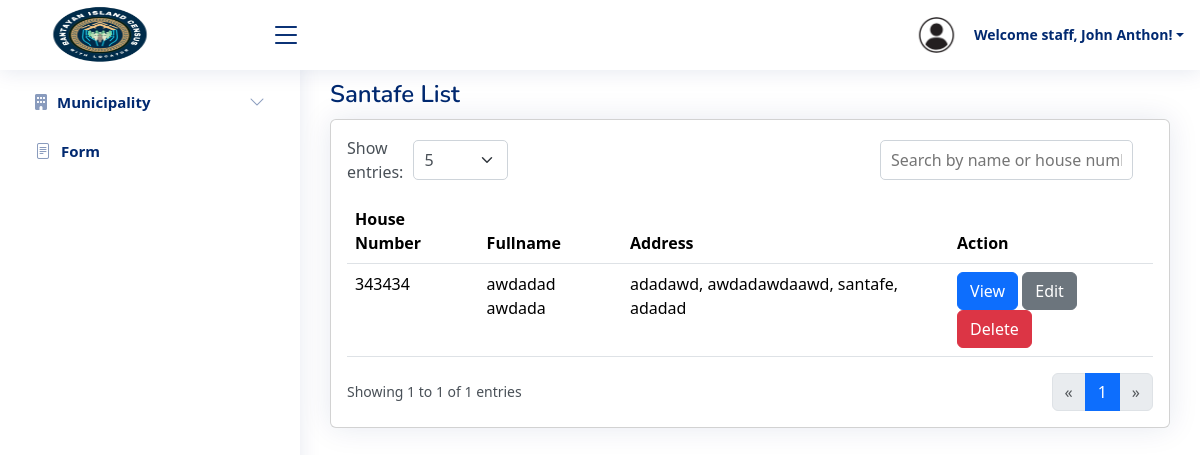
/staffsantafe/santafe.php (signed in), run on the app's committed database.
### tables this page shows
CREATE TABLE `barangay_census` (
  `id` int(11) NOT NULL,
  `house_number` varchar(250) NOT NULL,
  `last_name` varchar(255) DEFAULT NULL,
  `first_name` varchar(255) DEFAULT NULL,
  `middle_name` varchar(255) DEFAULT NULL,
  `street` varchar(255) DEFAULT NULL,
  `barangay` varchar(255) DEFAULT NULL,
  `municipality` enum('madridejos','bantayan','santafe') DEFAULT NULL,
  `province` varchar(255) DEFAULT NULL,
  `residence_status` enum('owner','boarder') DEFAULT NULL,
  `length_of_stay` varchar(255) DEFAULT NULL,
  `provincial_address` text DEFAULT NULL,
  `sex` enum('male','female') DEFAULT NULL,
  `civil_status` enum('single','married','widower','separated') DEFAULT NULL,
  `date_of_birth` date DEFAULT NULL,
  `place_of_birth` varchar(255) DEFAULT NULL,
  `height` decimal(5,2) DEFAULT NULL,
  `weight` decimal(5,1) DEFAULT NULL,
  `contact_number` varchar(255) DEFAULT NULL,
  `religion` varchar(255) DEFAULT NULL,
  `elementary_school` varchar(255) DEFAULT NULL,
  `elementary_address` varchar(255) DEFAULT NULL,
  `highschool` varchar(255) DEFAULT NULL,
  `highschool_address` varchar(255) DEFAULT NULL,
  `vocational_school` varchar(255) DEFAULT NULL,
  `vocational_address` varchar(255) DEFAULT NULL,
  `college` varchar(255) DEFAULT NULL,
  `college_address` varchar(255) DEFAULT NULL,
  `employment_duration` varchar(255) DEFAULT NULL,
  `employer_name` varchar(255) DEFAULT NULL,
  `employer_address` varchar(255) DEFAULT NULL,
  `occupant_name` varchar(255) DEFAULT NULL,
  `occupant_position` varchar(255) DEFAULT NULL,
  `occupant_age` int(11) DEFAULT NULL,
  `occupant_birth_date` date DEFAULT NULL,
  `occupant_civil_status` enum('single','married','widower','separated') DEFAULT NULL,
  `occupant_occupation` varchar(255) DEFAULT NULL,
  `location` varchar(255) NOT NULL
);

### staffsantafe/santafe.php (the view, shortened to what this page needs)
<?php
include 'header.php';
include '../database/db_connect.php';
$limit = isset($_GET['limit']) ? (int)$_GET['limit'] : 5;
$page = isset($_GET['page']) ? (int)$_GET['page'] : 1;
$offset = ($page - 1) * $limit;
$sql = "SELECT house_number, CONCAT(first_name, ' ', last_name) AS fullname, CONCAT(street, ', ', barangay, ', ', municipality, ', ', province) AS address
        FROM barangay_census
        WHERE municipality = 'santafe'
        LIMIT $limit OFFSET $offset";
$result = $conn->query($sql);
$count_sql = "SELECT COUNT(*) AS total FROM barangay_census WHERE municipality = 'santafe'";
$count_result = $conn->query($count_sql);
$total_rows = $count_result->fetch_assoc()['total'];
$total_pages = ceil($total_rows / $limit);
$start_entry = $offset + 1;
$end_entry = min($offset + $limit, $total_rows);
?>
     <link rel="stylesheet" href="https://cdnjs.cloudflare.com/ajax/libs/font-awesome/6.0.0-beta3/css/all.min.css">
     <link rel="stylesheet" href="assets/vendor/bootstrap/css/bootstrap.min.css">
     <link href="assets/css/mark.css" rel="stylesheet">
<main id="main" class="main">
<div class="pagetitle">
    <h1>Santafe List</h1>
  </div>
  <section class="sections">
    <div class="row">
      <div class="col-lg-12">
        <div class="card">
          <div class="card-body">
          <div class="table-controls">
    <div class="show-entries">
        <label for="entriesPerPage">Show entries:</label>
        <select id="entriesPerPage" class="form-select">
            <option value="5" <?= $limit == 5 ? 'selected' : '' ?>>5</option>
        </select>
    </div>
    <div class="search-container">
        <input type="text" id="searchInput" placeholder="Search by name or house number" />
    </div>
</div>
            <table id="dataTable" class="table datatable">
        <thead>
            <tr>
                <th>House Number</th>
                <th>Fullname</th>
                <th>Address</th>
                <th>Action</th>
            </tr>
        </thead>
        <tbody>
        <?php
        if ($result->num_rows > 0) {
            while ($row = $result->fetch_assoc()) {
                echo "<tr>
                        <td>{$row['house_number']}</td>
                        <td>{$row['fullname']}</td>
                        <td>{$row['address']}</td>
                        <td>
                            <a href='#' data-house-number='{$row['house_number']}' class='btn btn-primary view-btn'>View</a>
                            <a href='#' data-house-number='{$row['house_number']}' class='btn btn-secondary edit-btn'>Edit</a>
                            <a href='#' data-house-number='{$row['house_number']}' class='btn btn-danger delete-btn'>Delete</a>
                        </td>
                      </tr>";
            }
        } else {
            echo "<tr><td colspan='4'>No records found</td></tr>";
        }
        ?>
        </tbody>
    </table>
    <div class="footer-pagination">
        <div class="footer-info">
            Showing <?= $start_entry ?> to <?= $end_entry ?> of <?= $total_rows ?> entries
        </div>
        <div class="pagination-wrapper">
            <nav aria-label="Page navigation">
                <ul class="pagination">
                    <li class="page-item <?= $page <= 1 ? 'disabled' : '' ?>">
                        <a class="page-link" href="?page=<?= max(1, $page - 1) ?>&limit=<?= $limit ?>" aria-label="Previous">
                            <span aria-hidden="true">&laquo;</span>
                        </a>
                    </li>
                    <?php for ($i = 1; $i <= $total_pages; $i++): ?>
                        <li class="page-item <?= $i == $page ? 'active' : '' ?>">
                            <a class="page-link" href="?page=<?= $i ?>&limit=<?= $limit ?>"><?= $i ?></a>
                        </li>
                    <?php endfor; ?>
                    <li class="page-item <?= $page >= $total_pages ? 'disabled' : '' ?>">
                        <a class="page-link" href="?page=<?= min($total_pages, $page + 1) ?>&limit=<?= $limit ?>" aria-label="Next">
                            <span aria-hidden="true">&raquo;</span>
                        </a>
                    </li>
                </ul>
            </nav>
        </div>
    </div>
</div>
      </div>
    </div>
  </section>
</main>
</body>
</html>

### staffsantafe/assets/css/style.css (style rules this page uses)
:root { scroll-behavior: smooth; }
body { font-family: "Open Sans", sans-serif; background: #f6f9ff; color: #444444; }
a { color: #4154f1; text-decoration: none; }
h1, h2, h3, h4, h5, h6 { font-family: "Nunito", sans-serif; }
#main { margin-top: 60px; padding: 20px 30px; transition: all 0.3s; }
.pagetitle { margin-bottom: 10px; }
.pagetitle h1 { font-size: 24px; margin-bottom: 0; font-weight: 600; color: #012970; }
.card { margin-bottom: 30px; border: none; border-radius: 5px; box-shadow: 0px 0 30px rgba(1, 41, 112, 0.1); }
.card-body { padding: 0 20px 20px 20px; }
@media (min-width: 1200px) { #main, #footer { margin-left: 300px; } }

### admin/assets/css/mark.css (style rules this page uses)
.table-controls { display: flex; justify-content: space-between; align-items: center; margin-bottom: 15px; }
.search-container, .show-entries { display: flex; align-items: center; }
.search-container { margin-right: 20px; }
.search-container input { max-width: 500px; height: 40px; border-radius: 5px; border: 1px solid #ced4da; padding: 0 10px; }
.show-entries { display: flex; align-items: center; gap: 10px; }
.show-entries label { margin: 0; font-weight: 500; color: #495057; font-size: 1rem; }
.show-entries select { height: 40px; border-radius: 5px; border: 1px solid #ced4da; font-size: 1rem; padding: 0 10px; background-color: #fff; color: #495057; }
.footer-pagination { display: flex; justify-content: space-between; align-items: center; margin-top: 15px; }
.footer-info { font-size: 0.875rem; color: #495057; }
.pagination-wrapper { display: flex; justify-content: flex-end; }
.pagination { margin: 0; }

### staffsantafe/santafe.php (style rules this page uses)
.table-controls { display: flex; justify-content: space-between; align-items: center; margin-bottom: 15px; }
.search-container, .show-entries { display: flex; align-items: center; }
.search-container { margin-right: 20px; }
.search-container input { max-width: 500px; height: 40px; border-radius: 5px; border: 1px solid #ced4da; padding: 0 10px; }
.show-entries { display: flex; align-items: center; gap: 10px; }
.show-entries label { margin: 0; font-weight: 500; color: #495057; font-size: 1rem; }
.show-entries select { height: 40px; border-radius: 5px; border: 1px solid #ced4da; font-size: 1rem; padding: 0 10px; background-color: #fff; color: #495057; }
.footer-pagination { display: flex; justify-content: space-between; align-items: center; margin-top: 15px; }
.footer-info { font-size: 0.875rem; color: #495057; }
.pagination-wrapper { display: flex; justify-content: flex-end; }
.pagination { margin: 0; }
body { font-family: Arial, sans-serif; }
table { width: 100%; border-collapse: collapse; margin-bottom: 1em; }
th, td { border: 1px solid #000; padding: 8px; }
th { background-color: #f2f2f2; }

### data on the page
barangay_census: house_number "343434", fullname "awdadad awdada", address "adadawd, awdadawdaawd, santafe, adadad"

### other printed values
$_SESSION['user_name'] "John Anthon"
$start_entry "1"
$end_entry "1"
$total_rows "1"
